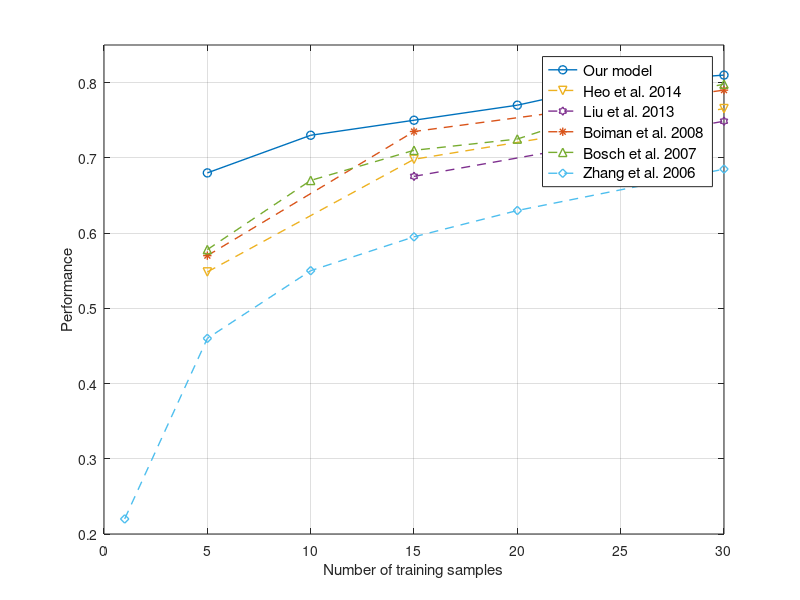

MATLAB code to generate this figure:
function Caltech101Result

zhang=[1, 0.22; 5, 0.46; 10, 0.55; 15, 0.595; 20, 0.63; 30, 0.685]; % Zhang et al (CVPR06)
griffin=[5, 0.44; 10, 0.54; 15, 0.597; 20, 0.62; 25, 0.645; 30, 0.67]; % Griffin et al (Tech.Rep.06)
lazebnik=[15, 0.57; 30, 0.655]; % Lazebnik et al (CVPR06)
wang=[5, 0.197; 15, 0.445; 20, 0.5; 25, 0.568; 30, 0.635]; % Wang et al (CVPR06)
grauman = [1, 0.18; 3, 0.28; 5, 0.35; 10, 0.43; 15, 0.495; 20, 0.535; 25, 0.555; 30, 0.585]; % Grauman & Darrell (ICCV05)
mutch = [15, 0.51; 30, 0.565]; % Mutch & Lowe (CVPR06)
bosch = [5,0.54; 10,0.63; 15,0.68; 20,0.71; 25,0.755; 30,0.78]; % Bosch et al (CIVR07)
bosch2 = [5,0.578; 10,0.67; 15,0.71; 20,0.725; 25,0.77; 30, 0.798]; % Bosch et al (ICCV07)

liu = [15, 0.6754; 30, 0.7487]; % Liu et al (PR2013)
yanliu = [5, 0.583; 25, 0.7141]; % Yan Liu et al (PR2011)
cjzhang = [15, 0.7086; 30, 0.7662]; % Zhang et al (CVIU2014)
luo = [15, 0.6708; 30, 0.7360]; % Luo et al (NeuroComp2015)
heo = [5, 0.5483; 15, 0.6981; 30, 0.7654]; % Heo et al (ISVC2014)
boiman = [5, 0.57; 15, 0.735; 30, 0.79]; % Boiman et al (CVPR08)
our = [5, 0.68; 10, 0.73; 15, 0.75; 20, 0.77; 25, 0.8; 30, 0.81];

%figure;
h1 = plot(our(:,1),our(:,2), '-o', 'LineWidth', 1);
hold on;
h2 = plot(boiman(:,1),boiman(:,2), '--*', 'LineWidth', 1); % 2008
h3 = plot(heo(:,1),heo(:,2), '--v', 'LineWidth', 1); % 2014
h4 = plot(liu(:,1),liu(:,2), '--h', 'LineWidth', 1); % 2013
h5 = plot(bosch2(:,1),bosch2(:,2), '--^', 'LineWidth', 1); % 2007
h6 = plot(zhang(:,1),zhang(:,2), '--d', 'LineWidth', 1); % 2006
grid on;
hold off;

xlabel('Number of training samples');
ylabel('Performance');
set(gca, 'XLim', [0,30], 'YLim', [0.2,0.85]);
set(gca, 'XTick', 0:5:40, 'YTick', 0:0.1:0.9);
legend([h1,h3,h4,h2,h5,h6], ...
  {'Our model', 'Heo et al. 2014', 'Liu et al. 2013', 'Boiman et al. 2008', 'Bosch et al. 2007', 'Zhang et al. 2006'}, ...
  'fontsize', 11);


pos = get(gcf, 'Position');
pos(3) = 500; 
pos(4) = 350;
set(gcf, 'Position', pos);

end
